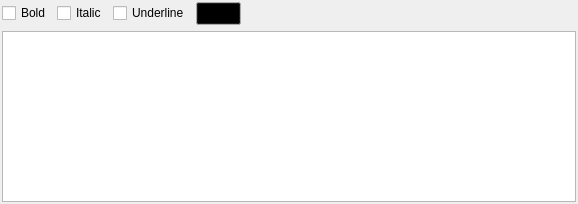
<?xml version="1.0" encoding="UTF-8"?>
<ui version="4.0">
 <class>CaixaTextoWidget</class>
 <widget class="QWidget" name="CaixaTextoWidget">
  <property name="geometry">
   <rect>
    <x>0</x>
    <y>0</y>
    <width>578</width>
    <height>204</height>
   </rect>
  </property>
  <property name="windowTitle">
   <string>Form</string>
  </property>
  <layout class="QGridLayout" name="caixatexto_grid">
   <property name="margin">
    <number>2</number>
   </property>
   <property name="spacing">
    <number>6</number>
   </property>
   <item row="0" column="0">
    <layout class="QHBoxLayout" name="horizontalLayout_2">
     <item>
      <widget class="QCheckBox" name="negrito_chk">
       <property name="text">
        <string>Bold</string>
       </property>
      </widget>
     </item>
     <item>
      <widget class="QCheckBox" name="italico_chk">
       <property name="text">
        <string>Italic</string>
       </property>
      </widget>
     </item>
     <item>
      <widget class="QCheckBox" name="sublinhado_chk">
       <property name="text">
        <string>Underline</string>
       </property>
      </widget>
     </item>
    </layout>
   </item>
   <item row="0" column="3">
    <spacer name="horizontalSpacer">
     <property name="orientation">
      <enum>Qt::Horizontal</enum>
     </property>
     <property name="sizeHint" stdset="0">
      <size>
       <width>365</width>
       <height>21</height>
      </size>
     </property>
    </spacer>
   </item>
   <item row="1" column="0" colspan="5">
    <widget class="QPlainTextEdit" name="texto_txt">
     <property name="plainText">
      <string/>
     </property>
    </widget>
   </item>
   <item row="0" column="1">
    <widget class="QToolButton" name="sel_cor_tb">
     <property name="minimumSize">
      <size>
       <width>45</width>
       <height>23</height>
      </size>
     </property>
     <property name="maximumSize">
      <size>
       <width>45</width>
       <height>23</height>
      </size>
     </property>
     <property name="palette">
      <palette>
       <active>
        <colorrole role="Button">
         <brush brushstyle="SolidPattern">
          <color alpha="255">
           <red>0</red>
           <green>0</green>
           <blue>0</blue>
          </color>
         </brush>
        </colorrole>
       </active>
       <inactive>
        <colorrole role="Button">
         <brush brushstyle="SolidPattern">
          <color alpha="255">
           <red>0</red>
           <green>0</green>
           <blue>0</blue>
          </color>
         </brush>
        </colorrole>
       </inactive>
       <disabled>
        <colorrole role="Button">
         <brush brushstyle="SolidPattern">
          <color alpha="255">
           <red>0</red>
           <green>0</green>
           <blue>0</blue>
          </color>
         </brush>
        </colorrole>
       </disabled>
      </palette>
     </property>
     <property name="text">
      <string/>
     </property>
    </widget>
   </item>
  </layout>
 </widget>
 <resources/>
 <connections/>
</ui>
